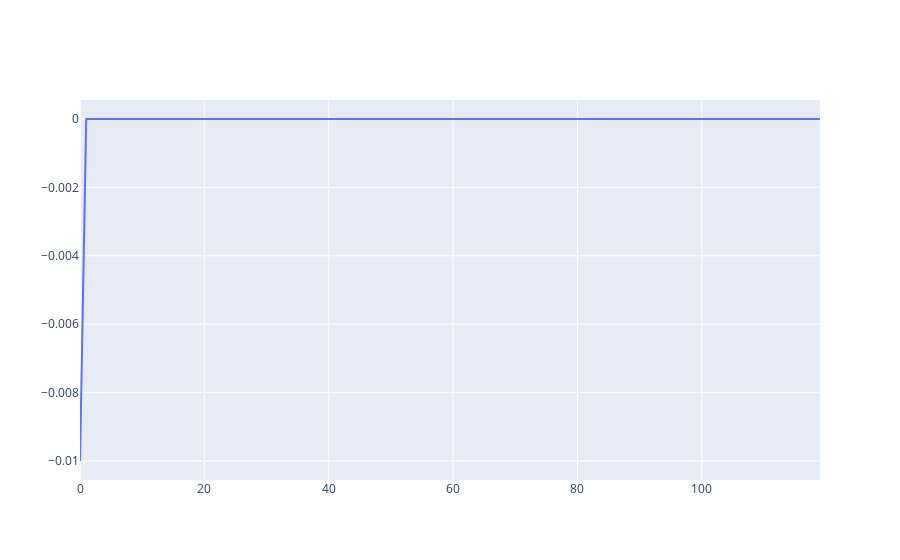

The code cell stored with this chart in its notebook:
### Code cell
fig = go.Figure(
    data=go.Scatter(x=list(range(len(rewards))), y=rewards)
)
fig.show()

### Figure 1 — Plotly figure (JSON) as saved in the notebook; plotly's stock layout.template omitted (floating-point values rounded to 4 significant figures)
{"data": [{"type": "scatter", "x": [0, 1, 2, 3, 4, 5, 6, 7, 8, 9, 10, 11, 12, 13, 14, 15, 16, 17, 18, 19, 20, 21, 22, 23, 24, 25, 26, 27, 28, 29, 30, 31, 32, 33, 34, 35, 36, 37, 38, 39, 40, 41, 42, 43, 44, 45, 46, 47, 48, 49, 50, 51, 52, 53, 54, 55, 56, 57, 58, 59, 60, 61, 62, 63, 64, 65, 66, 67, 68, 69, 70, 71, 72, 73, 74, 75, 76, 77, 78, 79, 80, 81, 82, 83, 84, 85, 86, 87, 88, 89, 90, 91, 92, 93, 94, 95, 96, 97, 98, 99, 100, 101, 102, 103, 104, 105, 106, 107, 108, 109, 110, 111, 112, 113, 114, 115, 116, 117, 118, 119], "y": [-0.01, 0, 0, 0, 0, 0, 0, 0, 0, 0, 0, 0, 0, 0, 0, 0, 0, 0, 0, 0, 0, 0, 0, 0, 0, 0, 0, 0, 0, 0, 0, 0, 0, 0, 0, 0, 0, 0, 0, 0, 0, 0, 0, 0, 0, 0, 0, 0, 0, 0, 0, 0, 0, 0, 0, 0, 0, 0, 0, 0, 0, 0, 0, 0, 0, 0, 0, 0, 0, 0, 0, 0, 0, 0, 0, 0, 0, 0, 0, 0, 0, 0, 0, 0, 0, 0, 0, 0, 0, 0, 0, 0, 0, 0, 0, 0, 0, 0, 0, 0, 0, 0, 0, 0, 0, 0, 0, 0, 0, 0, 0, 0, 0, 0, 0, 0, 0, 0, 0, 0]}], "layout": {}}
